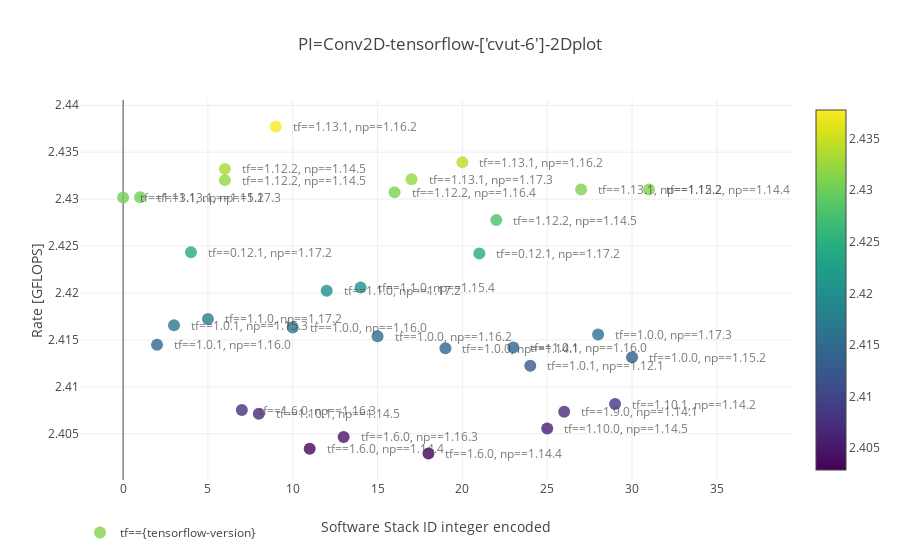

Write notebook code for a chart like this one.
### Code cell
inspection.create_inspection_2d_plot(plot_df=plot_df, quantity="rate", identifiers_inspections=IDENTIFIERS_INSPECTION)

### Figure 1 — Plotly figure (JSON) as saved in the notebook; plotly's stock layout.template omitted (floating-point values rounded to 4 significant figures)
{"data": [{"hoverinfo": "text", "hovertext": ["absl-py==0.6.0pypi-org<br>astor==0.6.1pypi-org<br>gast==0.2.1pypi-org<br>grpcio==1.23.0pypi-org<br>h5py==2.7.0pypi-org<br>keras-applications==1.0.7pypi-org<br>keras-preprocessing==1.0.9pypi-org<br>markdown==2.6.8pypi-org<br>numpy==1.14.4pypi-org<br>protobuf==3.7.1pypi-org<br>setuptools==40.4.2pypi-org<br>six==1.11.0pypi-org<br>tensorboard==1.12.2pypi-org<br>tensorflow==1.12.2pypi-org<br>termcolor==1.1.0pypi-org<br>werkzeug==0.15.2pypi-org<br>wheel==0.32.2pypi-org", "absl-py==0.1.13pypi-org<br>astor==0.6.2pypi-org<br>gast==0.2.2pypi-org<br>grpcio==1.20.0pypi-org<br>h5py==2.9.0pypi-org<br>keras-applications==1.0.8pypi-org<br>keras-preprocessing==1.0.5pypi-org<br>numpy==1.16.2pypi-org<br>protobuf==3.8.0pypi-org<br>setuptools==25.1.3pypi-org<br>six==1.12.0pypi-org<br>tensorflow==1.13.1pypi-org<br>termcolor==1.1.0pypi-org<br>wheel==0.33.1pypi-org<br>mock==2.0.0pypi-org<br>pbr==3.1.0pypi-org<br>tensorflow-estimator==1.13.0pypi-org", "absl-py==0.1.13pypi-org<br>astor==0.6.1pypi-org<br>gast==0.3.0pypi-org<br>grpcio==1.20.0pypi-org<br>h5py==2.6.0pypi-org<br>keras-applications==1.0.7pypi-org<br>keras-preprocessing==1.0.5pypi-org<br>numpy==1.16.2pypi-org<br>protobuf==3.8.0pypi-org<br>setuptools==41.2.0pypi-org<br>six==1.12.0pypi-org<br>tensorflow==1.13.1pypi-org<br>termcolor==1.1.0pypi-org<br>wheel==0.33.5pypi-org<br>mock==2.0.0pypi-org<br>pbr==3.1.0pypi-org<br>tensorflow-estimator==1.13.0pypi-org", "numpy==1.17.2pypi-org<br>protobuf==3.5.2.post1pypi-org<br>setuptools==21.0.0pypi-org<br>six==1.10.0pypi-org<br>tensorflow==1.1.0pypi-org<br>werkzeug==0.15.5pypi-org<br>wheel==0.32.3pypi-org", "absl-py==0.2.0pypi-org<br>astor==0.6.1pypi-org<br>gast==0.2.1.post1pypi-org<br>grpcio==1.12.0pypi-org<br>markdown==2.6.9pypi-org<br>numpy==1.14.5pypi-org<br>protobuf==3.7.0pypi-org<br>setuptools==27.3.1pypi-org<br>six==1.11.0pypi-org<br>tensorboard==1.10.0pypi-org<br>tensorflow==1.10.0pypi-org<br>termcolor==1.1.0pypi-org<br>werkzeug==0.11.13pypi-org<br>wheel==0.32.3pypi-org", "numpy==1.17.3pypi-org<br>protobuf==3.4.0pypi-org<br>setuptools==28.1.0pypi-org<br>six==1.10.0pypi-org<br>tensorflow==1.0.0pypi-org<br>wheel==0.33.6pypi-org", "absl-py==0.8.1pypi-org<br>astor==0.7.1pypi-org<br>gast==0.2.1.post0pypi-org<br>grpcio==1.22.1pypi-org<br>markdown==3.0pypi-org<br>numpy==1.14.4pypi-org<br>protobuf==3.6.0pypi-org<br>setuptools==37.0.0pypi-org<br>six==1.10.0pypi-org<br>tensorboard==1.11.0pypi-org<br>tensorflow==1.6.0pypi-org<br>werkzeug==0.14pypi-org<br>wheel==0.31.0pypi-org", "numpy==1.16.0pypi-org<br>protobuf==3.9.1pypi-org<br>setuptools==30.3.0pypi-org<br>six==1.11.0pypi-org<br>tensorflow==1.0.1pypi-org<br>wheel==0.30.0pypi-org", "absl-py==0.1.13pypi-org<br>astor==0.6pypi-org<br>gast==0.2.1.post0pypi-org<br>grpcio==1.24.0pypi-org<br>markdown==2.6.8pypi-org<br>numpy==1.14.4pypi-org<br>protobuf==3.6.0pypi-org<br>setuptools==37.0.0pypi-org<br>six==1.12.0pypi-org<br>tensorboard==1.11.0pypi-org<br>tensorflow==1.6.0pypi-org<br>termcolor==1.1.0pypi-org<br>werkzeug==0.16.0pypi-org<br>wheel==0.31.0pypi-org", "absl-py==0.7.1pypi-org<br>astor==0.7.0pypi-org<br>gast==0.2.1.post1pypi-org<br>grpcio==1.22.0pypi-org<br>markdown==3.0pypi-org<br>numpy==1.14.2pypi-org<br>protobuf==3.6.1pypi-org<br>setuptools==32.1.0pypi-org<br>six==1.10.0pypi-org<br>tensorboard==1.10.0pypi-org<br>tensorflow==1.10.1pypi-org<br>termcolor==1.1.0pypi-org<br>werkzeug==0.11.12pypi-org<br>wheel==0.30.0pypi-org", "absl-py==0.6.1pypi-org<br>astor==0.6.1pypi-org<br>gast==0.2.1.post0pypi-org<br>grpcio==1.23.0pypi-org<br>h5py==2.8.0pypi-org<br>keras-applications==1.0.7pypi-org<br>keras-preprocessing==1.0.9pypi-org<br>markdown==2.6.8pypi-org<br>numpy==1.16.4pypi-org<br>protobuf==3.7.1pypi-org<br>setuptools==40.4.2pypi-org<br>six==1.11.0pypi-org<br>tensorboard==1.12.2pypi-org<br>tensorflow==1.12.2pypi-org<br>termcolor==1.1.0pypi-org<br>werkzeug==0.12pypi-org<br>wheel==0.31.1pypi-org", "numpy==1.14.1pypi-org<br>protobuf==3.9.2pypi-org<br>setuptools==32.1.3pypi-org<br>six==1.12.0pypi-org<br>tensorflow==1.0.0pypi-org<br>wheel==0.28.0pypi-org", "numpy==1.16.0pypi-org<br>protobuf==3.5.2.post1pypi-org<br>setuptools==38.0.0pypi-org<br>six==1.10.0pypi-org<br>tensorflow==1.0.0pypi-org<br>wheel==0.33.6pypi-org", "numpy==1.12.1pypi-org<br>protobuf==3.6.1pypi-org<br>setuptools==25.1.3pypi-org<br>six==1.11.0pypi-org<br>tensorflow==1.0.1pypi-org<br>wheel==0.29.0pypi-org", "numpy==1.17.2pypi-org<br>protobuf==3.6.1pypi-org<br>setuptools==39.1.0pypi-org<br>six==1.12.0pypi-org<br>tensorflow==0.12.1pypi-org<br>wheel==0.33.1pypi-org", "numpy==1.15.2pypi-org<br>protobuf==3.9.2pypi-org<br>setuptools==32.1.3pypi-org<br>six==1.12.0pypi-org<br>tensorflow==1.0.0pypi-org<br>wheel==0.28.0pypi-org", "absl-py==0.1.11pypi-org<br>astor==0.6pypi-org<br>gast==0.2.1.post1pypi-org<br>grpcio==1.22.1pypi-org<br>h5py==2.7.1pypi-org<br>keras-applications==1.0.7pypi-org<br>keras-preprocessing==1.0.5pypi-org<br>markdown==2.6.8pypi-org<br>numpy==1.14.5pypi-org<br>protobuf==3.9.1pypi-org<br>setuptools==23.1.0pypi-org<br>six==1.10.0pypi-org<br>tensorboard==1.12.0pypi-org<br>tensorflow==1.12.2pypi-org<br>termcolor==1.1.0pypi-org<br>werkzeug==0.11.14pypi-org<br>wheel==0.32.0pypi-org", "numpy==1.15.4pypi-org<br>protobuf==3.9.1pypi-org<br>setuptools==40.4.1pypi-org<br>six==1.10.0pypi-org<br>tensorflow==1.1.0pypi-org<br>werkzeug==0.11.10pypi-org<br>wheel==0.32.0pypi-org", "absl-py==0.7.1pypi-org<br>astor==0.7.1pypi-org<br>gast==0.2.1.post1pypi-org<br>grpcio==1.23.1pypi-org<br>h5py==2.8.0pypi-org<br>keras-applications==1.0.7pypi-org<br>keras-preprocessing==1.0.9pypi-org<br>markdown==3.0.1pypi-org<br>numpy==1.17.3pypi-org<br>protobuf==3.10.0pypi-org<br>setuptools==24.1.0pypi-org<br>six==1.10.0pypi-org<br>tensorboard==1.13.0pypi-org<br>tensorflow==1.13.1pypi-org<br>termcolor==1.1.0pypi-org<br>werkzeug==0.15.2pypi-org<br>wheel==0.31.1pypi-org<br>mock==3.0.3pypi-org<br>tensorflow-estimator==1.13.0pypi-org", "absl-py==0.7.0pypi-org<br>astor==0.6.2pypi-org<br>gast==0.3.1pypi-org<br>grpcio==1.11.0pypi-org<br>h5py==2.8.0pypi-org<br>keras-applications==1.0.7pypi-org<br>keras-preprocessing==1.0.5pypi-org<br>markdown==3.0pypi-org<br>numpy==1.15.2pypi-org<br>protobuf==3.9.1pypi-org<br>setuptools==20.3.1pypi-org<br>six==1.12.0pypi-org<br>tensorboard==1.13.1pypi-org<br>tensorflow==1.13.1pypi-org<br>termcolor==1.1.0pypi-org<br>werkzeug==0.12.1pypi-org<br>wheel==0.33.1pypi-org<br>mock==3.0.1pypi-org<br>tensorflow-estimator==1.13.0pypi-org", "absl-py==0.7.1pypi-org<br>astor==0.7.1pypi-org<br>gast==0.2.1.post0pypi-org<br>grpcio==1.11.0pypi-org<br>h5py==2.8.0pypi-org<br>keras-applications==1.0.7pypi-org<br>keras-preprocessing==1.0.9pypi-org<br>markdown==3.0.1pypi-org<br>numpy==1.17.3pypi-org<br>protobuf==3.10.0pypi-org<br>setuptools==40.4.1pypi-org<br>six==1.10.0pypi-org<br>tensorboard==1.13.0pypi-org<br>tensorflow==1.13.1pypi-org<br>termcolor==1.1.0pypi-org<br>werkzeug==0.15.2pypi-org<br>wheel==0.33.4pypi-org<br>mock==3.0.2pypi-org<br>tensorflow-estimator==1.13.0pypi-org", "numpy==1.15.3pypi-org<br>protobuf==3.9.0pypi-org<br>setuptools==40.1.1pypi-org<br>six==1.10.0pypi-org<br>tensorflow==1.0.1pypi-org<br>wheel==0.33.0pypi-org", "numpy==1.16.2pypi-org<br>protobuf==3.1.0pypi-org<br>setuptools==24.2.1pypi-org<br>six==1.10.0pypi-org<br>tensorflow==1.0.0pypi-org<br>wheel==0.30.0pypi-org", "absl-py==0.1.8pypi-org<br>astor==0.7.0pypi-org<br>gast==0.2.1pypi-org<br>grpcio==1.10.1pypi-org<br>markdown==3.0pypi-org<br>numpy==1.16.3pypi-org<br>protobuf==3.9.0pypi-org<br>setuptools==22.0.1pypi-org<br>six==1.10.0pypi-org<br>tensorboard==1.10.0pypi-org<br>tensorflow==1.6.0pypi-org<br>termcolor==1.1.0pypi-org<br>werkzeug==0.11.14pypi-org<br>wheel==0.26.0pypi-org", "numpy==1.16.0pypi-org<br>protobuf==3.9.1pypi-org<br>setuptools==38.1.0pypi-org<br>six==1.11.0pypi-org<br>tensorflow==1.0.1pypi-org<br>wheel==0.33.4pypi-org", "absl-py==0.5.0pypi-org<br>astor==0.7.1pypi-org<br>gast==0.2.1.post0pypi-org<br>grpcio==1.23.0pypi-org<br>markdown==3.0pypi-org<br>numpy==1.14.1pypi-org<br>protobuf==3.9.2pypi-org<br>setuptools==21.0.0pypi-org<br>six==1.12.0pypi-org<br>tensorboard==1.8.0pypi-org<br>tensorflow==1.9.0pypi-org<br>termcolor==1.1.0pypi-org<br>werkzeug==0.15.4pypi-org<br>wheel==0.28.0pypi-org<br>bleach==1.5.0pypi-org<br>html5lib==0.9999999pypi-org", "absl-py==0.1.7pypi-org<br>astor==0.6.2pypi-org<br>gast==0.2.2pypi-org<br>grpcio==1.8.6pypi-org<br>h5py==2.8.0pypi-org<br>keras-applications==1.0.7pypi-org<br>keras-preprocessing==1.0.5pypi-org<br>markdown==2.6.11pypi-org<br>numpy==1.14.5pypi-org<br>protobuf==3.9.2pypi-org<br>setuptools==22.0.5pypi-org<br>six==1.11.0pypi-org<br>tensorboard==1.12.0pypi-org<br>tensorflow==1.12.2pypi-org<br>termcolor==1.1.0pypi-org<br>werkzeug==0.12.2pypi-org<br>wheel==0.26.0pypi-org", "absl-py==0.1.6pypi-org<br>astor==0.7.0pypi-org<br>gast==0.2.1.post1pypi-org<br>grpcio==1.22.0pypi-org<br>markdown==3.0.1pypi-org<br>numpy==1.14.5pypi-org<br>protobuf==3.7.0pypi-org<br>setuptools==27.2.0pypi-org<br>six==1.11.0pypi-org<br>tensorboard==1.10.0pypi-org<br>tensorflow==1.10.1pypi-org<br>termcolor==1.1.0pypi-org<br>werkzeug==0.14pypi-org<br>wheel==0.30.0pypi-org", "absl-py==0.1.11pypi-org<br>astor==0.6pypi-org<br>gast==0.2.1.post1pypi-org<br>grpcio==1.22.1pypi-org<br>h5py==2.7.1pypi-org<br>keras-applications==1.0.7pypi-org<br>keras-preprocessing==1.0.5pypi-org<br>markdown==2.6.8pypi-org<br>numpy==1.14.5pypi-org<br>protobuf==3.9.1pypi-org<br>setuptools==23.1.0pypi-org<br>six==1.10.0pypi-org<br>tensorboard==1.12.0pypi-org<br>tensorflow==1.12.2pypi-org<br>termcolor==1.1.0pypi-org<br>werkzeug==0.11.14pypi-org<br>wheel==0.32.0pypi-org", "numpy==1.17.2pypi-org<br>protobuf==3.6.1pypi-org<br>setuptools==40.6.0pypi-org<br>six==1.12.0pypi-org<br>tensorflow==0.12.1pypi-org<br>wheel==0.33.1pypi-org", "absl-py==0.7.0pypi-org<br>astor==0.6.2pypi-org<br>gast==0.2.1.post1pypi-org<br>grpcio==1.11.0pypi-org<br>h5py==2.10.0pypi-org<br>keras-applications==1.0.7pypi-org<br>keras-preprocessing==1.0.5pypi-org<br>markdown==2.6.9pypi-org<br>numpy==1.15.2pypi-org<br>protobuf==3.9.1pypi-org<br>setuptools==20.3.1pypi-org<br>six==1.12.0pypi-org<br>tensorboard==1.13.1pypi-org<br>tensorflow==1.13.1pypi-org<br>termcolor==1.1.0pypi-org<br>werkzeug==0.12.1pypi-org<br>wheel==0.33.1pypi-org<br>mock==3.0.1pypi-org<br>tensorflow-estimator==1.13.0pypi-org", "absl-py==0.7.0pypi-org<br>astor==0.8.0pypi-org<br>gast==0.2.1pypi-org<br>grpcio==1.10.1pypi-org<br>markdown==3.0pypi-org<br>numpy==1.16.3pypi-org<br>protobuf==3.9.0pypi-org<br>setuptools==22.0.1pypi-org<br>six==1.12.0pypi-org<br>tensorboard==1.12.1pypi-org<br>tensorflow==1.6.0pypi-org<br>termcolor==1.1.0pypi-org<br>werkzeug==0.15.0pypi-org<br>wheel==0.26.0pypi-org", "numpy==1.17.2pypi-org<br>protobuf==3.5.2.post1pypi-org<br>setuptools==22.0.4pypi-org<br>six==1.10.0pypi-org<br>tensorflow==1.1.0pypi-org<br>werkzeug==0.15.5pypi-org<br>wheel==0.32.3pypi-org"], "marker": {"color": [2.431, 2.438, 2.434, 2.42, 2.406, 2.416, 2.403, 2.414, 2.403, 2.408, 2.431, 2.414, 2.416, 2.412, 2.424, 2.413, 2.433, 2.421, 2.432, 2.431, 2.43, 2.417, 2.415, 2.405, 2.414, 2.407, 2.428, 2.407, 2.432, 2.424, 2.43, 2.408, 2.417], "colorscale": "Viridis", "opacity": 0.8, "showscale": true, "size": 12}, "mode": "markers", "name": "tf=={tensorflow-version}", "text": ["tf==1.12.2np==1.14.4", "tf==1.13.1np==1.16.2", "tf==1.13.1np==1.16.2", "tf==1.1.0np==1.17.2", "tf==1.10.0np==1.14.5", "tf==1.0.0np==1.17.3", "tf==1.6.0np==1.14.4", "tf==1.0.1np==1.16.0", "tf==1.6.0np==1.14.4", "tf==1.10.1np==1.14.2", "tf==1.12.2np==1.16.4", "tf==1.0.0np==1.14.1", "tf==1.0.0np==1.16.0", "tf==1.0.1np==1.12.1", "tf==0.12.1np==1.17.2", "tf==1.0.0np==1.15.2", "tf==1.12.2np==1.14.5", "tf==1.1.0np==1.15.4", "tf==1.13.1np==1.17.3", "tf==1.13.1np==1.15.2", "tf==1.13.1np==1.17.3", "tf==1.0.1np==1.15.3", "tf==1.0.0np==1.16.2", "tf==1.6.0np==1.16.3", "tf==1.0.1np==1.16.0", "tf==1.9.0np==1.14.1", "tf==1.12.2np==1.14.5", "tf==1.10.1np==1.14.5", "tf==1.12.2np==1.14.5", "tf==0.12.1np==1.17.2", "tf==1.13.1np==1.15.2", "tf==1.6.0np==1.16.3", "tf==1.1.0np==1.17.2"], "textposition": "bottom center", "type": "scatter", "uid": "e3b98a6d-2610-4051-92e3-d855318a2511", "x": [31, 9, 20, 12, 25, 28, 18, 23, 11, 29, 16, 19, 10, 24, 4, 30, 6, 14, 17, 27, 1, 3, 15, 13, 2, 26, 22, 8, 6, 21, 0, 7, 5], "y": [2.431, 2.438, 2.434, 2.42, 2.406, 2.416, 2.403, 2.414, 2.403, 2.408, 2.431, 2.414, 2.416, 2.412, 2.424, 2.413, 2.433, 2.421, 2.432, 2.431, 2.43, 2.417, 2.415, 2.405, 2.414, 2.407, 2.428, 2.407, 2.432, 2.424, 2.43, 2.408, 2.417]}], "layout": {"annotations": [{"opacity": 0.7, "showarrow": false, "text": "tf==1.12.2, np==1.14.4", "x": 31, "xanchor": "left", "xshift": 15, "y": 2.431}, {"opacity": 0.7, "showarrow": false, "text": "tf==1.13.1, np==1.16.2", "x": 9, "xanchor": "left", "xshift": 15, "y": 2.438}, {"opacity": 0.7, "showarrow": false, "text": "tf==1.13.1, np==1.16.2", "x": 20, "xanchor": "left", "xshift": 15, "y": 2.434}, {"opacity": 0.7, "showarrow": false, "text": "tf==1.1.0, np==1.17.2", "x": 12, "xanchor": "left", "xshift": 15, "y": 2.42}, {"opacity": 0.7, "showarrow": false, "text": "tf==1.10.0, np==1.14.5", "x": 25, "xanchor": "left", "xshift": 15, "y": 2.406}, {"opacity": 0.7, "showarrow": false, "text": "tf==1.0.0, np==1.17.3", "x": 28, "xanchor": "left", "xshift": 15, "y": 2.416}, {"opacity": 0.7, "showarrow": false, "text": "tf==1.6.0, np==1.14.4", "x": 18, "xanchor": "left", "xshift": 15, "y": 2.403}, {"opacity": 0.7, "showarrow": false, "text": "tf==1.0.1, np==1.16.0", "x": 23, "xanchor": "left", "xshift": 15, "y": 2.414}, {"opacity": 0.7, "showarrow": false, "text": "tf==1.6.0, np==1.14.4", "x": 11, "xanchor": "left", "xshift": 15, "y": 2.403}, {"opacity": 0.7, "showarrow": false, "text": "tf==1.10.1, np==1.14.2", "x": 29, "xanchor": "left", "xshift": 15, "y": 2.408}, {"opacity": 0.7, "showarrow": false, "text": "tf==1.12.2, np==1.16.4", "x": 16, "xanchor": "left", "xshift": 15, "y": 2.431}, {"opacity": 0.7, "showarrow": false, "text": "tf==1.0.0, np==1.14.1", "x": 19, "xanchor": "left", "xshift": 15, "y": 2.414}, {"opacity": 0.7, "showarrow": false, "text": "tf==1.0.0, np==1.16.0", "x": 10, "xanchor": "left", "xshift": 15, "y": 2.416}, {"opacity": 0.7, "showarrow": false, "text": "tf==1.0.1, np==1.12.1", "x": 24, "xanchor": "left", "xshift": 15, "y": 2.412}, {"opacity": 0.7, "showarrow": false, "text": "tf==0.12.1, np==1.17.2", "x": 4, "xanchor": "left", "xshift": 15, "y": 2.424}, {"opacity": 0.7, "showarrow": false, "text": "tf==1.0.0, np==1.15.2", "x": 30, "xanchor": "left", "xshift": 15, "y": 2.413}, {"opacity": 0.7, "showarrow": false, "text": "tf==1.12.2, np==1.14.5", "x": 6, "xanchor": "left", "xshift": 15, "y": 2.433}, {"opacity": 0.7, "showarrow": false, "text": "tf==1.1.0, np==1.15.4", "x": 14, "xanchor": "left", "xshift": 15, "y": 2.421}, {"opacity": 0.7, "showarrow": false, "text": "tf==1.13.1, np==1.17.3", "x": 17, "xanchor": "left", "xshift": 15, "y": 2.432}, {"opacity": 0.7, "showarrow": false, "text": "tf==1.13.1, np==1.15.2", "x": 27, "xanchor": "left", "xshift": 15, "y": 2.431}, {"opacity": 0.7, "showarrow": false, "text": "tf==1.13.1, np==1.17.3", "x": 1, "xanchor": "left", "xshift": 15, "y": 2.43}, {"opacity": 0.7, "showarrow": false, "text": "tf==1.0.1, np==1.15.3", "x": 3, "xanchor": "left", "xshift": 15, "y": 2.417}, {"opacity": 0.7, "showarrow": false, "text": "tf==1.0.0, np==1.16.2", "x": 15, "xanchor": "left", "xshift": 15, "y": 2.415}, {"opacity": 0.7, "showarrow": false, "text": "tf==1.6.0, np==1.16.3", "x": 13, "xanchor": "left", "xshift": 15, "y": 2.405}, {"opacity": 0.7, "showarrow": false, "text": "tf==1.0.1, np==1.16.0", "x": 2, "xanchor": "left", "xshift": 15, "y": 2.414}, {"opacity": 0.7, "showarrow": false, "text": "tf==1.9.0, np==1.14.1", "x": 26, "xanchor": "left", "xshift": 15, "y": 2.407}, {"opacity": 0.7, "showarrow": false, "text": "tf==1.12.2, np==1.14.5", "x": 22, "xanchor": "left", "xshift": 15, "y": 2.428}, {"opacity": 0.7, "showarrow": false, "text": "tf==1.10.1, np==1.14.5", "x": 8, "xanchor": "left", "xshift": 15, "y": 2.407}, {"opacity": 0.7, "showarrow": false, "text": "tf==1.12.2, np==1.14.5", "x": 6, "xanchor": "left", "xshift": 15, "y": 2.432}, {"opacity": 0.7, "showarrow": false, "text": "tf==0.12.1, np==1.17.2", "x": 21, "xanchor": "left", "xshift": 15, "y": 2.424}, {"opacity": 0.7, "showarrow": false, "text": "tf==1.13.1, np==1.15.2", "x": 0, "xanchor": "left", "xshift": 15, "y": 2.43}, {"opacity": 0.7, "showarrow": false, "text": "tf==1.6.0, np==1.16.3", "x": 7, "xanchor": "left", "xshift": 15, "y": 2.408}, {"opacity": 0.7, "showarrow": false, "text": "tf==1.1.0, np==1.17.2", "x": 5, "xanchor": "left", "xshift": 15, "y": 2.417}], "legend": {"orientation": "h"}, "showlegend": true, "title": {"text": "PI=Conv2D-tensorflow-['cvut-6']-2Dplot"}, "xaxis": {"title": {"text": "Software Stack ID integer encoded"}}, "yaxis": {"title": {"text": "Rate [GFLOPS]"}}}}
